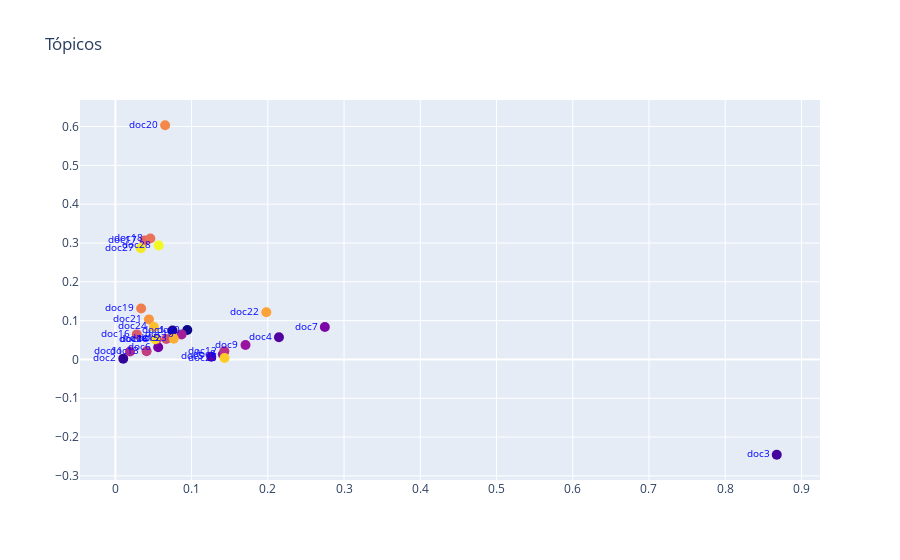

The code cell stored with this chart in its notebook:
### Code cell
fig = go.Figure()
fig.add_trace(go.Scatter(
    x = P[:,0], y = P[:,1],
    mode ='markers+text',
    text = ['doc' + str(i) for i in range(len(corpus))],
    marker = dict(
        size = 10,
        color = list(range(29)),
    ),
    textposition="middle left",
    textfont=dict(
        size=10,
        color="Blue"
    )
))
fig.update_layout(title='Tópicos', xaxis_zeroline=True)

fig.show()

### Figure 1 — Plotly figure (JSON) as saved in the notebook; plotly's stock layout.template omitted (floating-point values rounded to 4 significant figures)
{"data": [{"marker": {"color": [0, 1, 2, 3, 4, 5, 6, 7, 8, 9, 10, 11, 12, 13, 14, 15, 16, 17, 18, 19, 20, 21, 22, 23, 24, 25, 26, 27, 28], "size": 10}, "mode": "markers+text", "text": ["doc0", "doc1", "doc2", "doc3", "doc4", "doc5", "doc6", "doc7", "doc8", "doc9", "doc10", "doc11", "doc12", "doc13", "doc14", "doc15", "doc16", "doc17", "doc18", "doc19", "doc20", "doc21", "doc22", "doc23", "doc24", "doc25", "doc26", "doc27", "doc28"], "textfont": {"color": "Blue", "size": 10}, "textposition": "middle left", "type": "scatter", "x": [0.09437, 0.07498, 0.01036, 0.8676, 0.2146, 0.1258, 0.0562, 0.2748, 0.141, 0.1707, 0.08687, 0.01923, 0.143, 0.04099, 0.05412, 0.0668, 0.02813, 0.03822, 0.04593, 0.03384, 0.06528, 0.0441, 0.198, 0.07664, 0.05062, 0.1432, 0.05203, 0.03349, 0.05681], "y": [0.07574, 0.07453, 0.00205, -0.2455, 0.05708, 0.007009, 0.03152, 0.0835, 0.01336, 0.03709, 0.06453, 0.02035, 0.02079, 0.02129, 0.05128, 0.05284, 0.06457, 0.3063, 0.3115, 0.1314, 0.6033, 0.1032, 0.1214, 0.05312, 0.08373, 0.003583, 0.052, 0.2866, 0.2936]}], "layout": {"autosize": true, "title": {"text": "Tópicos"}, "xaxis": {"autorange": true, "range": [-0.05372, 0.9317], "type": "linear", "zeroline": true}, "yaxis": {"autorange": true, "range": [-0.3183, 0.6761], "type": "linear"}}}
